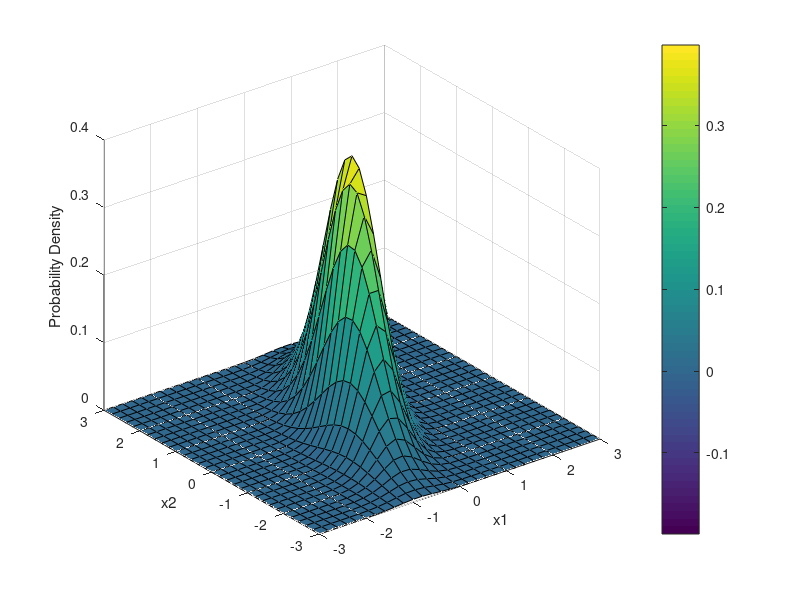

Write the MATLAB code that produced this figure. (Note: this script raises an error after producing the figure.)
%% Markov Chain Monte Carlo methods
%% Standard import statements
addpath('../');

%% Preliminary experiments

mu = [0 0];
Sigma = [.25 .3; .3 1];
x1 = -3:.2:3; x2 = -3:.2:3;
[X1,X2] = meshgrid(x1,x2);
F = mvnpdf([X1(:) X2(:)],mu,Sigma);
F = reshape(F,length(x2),length(x1));

figure(1);
surf(x1,x2,F);
caxis([min(F(:))-.5*range(F(:)),max(F(:))]);
axis([-3 3 -3 3 0 .4])
xlabel('x1'); ylabel('x2'); zlabel('Probability Density');
colorbar;

%% Gibbs sampling - special case of Metropolis-Hastings
% Strong dependencies between successive samples.

% Check that the Sigma matrix is psd
all(eig(Sigma) > 0)

% Generate first sample
x0 = mvnrnd(mu, Sigma);

% Define number of iterations
n_iter = 1000000

x = {x0}
for ii=1:n_iter
    % Generate sample x1 from p(x1|x2=a)
    sample_x1 = gaussian_conditional_sample(mu, Sigma, 1, 2, x{ii}(2));
    % Generate sample x2 from p(x2|x1=a)
    sample_x2 = gaussian_conditional_sample(mu, Sigma, 2, 2, x{ii}(1));
    % Store samples
    x{ii+1} = [sample_x1, sample_x2];
end

% Extracting the several dimensions
x1_samples = ones(1, length(x)); % pre-allocation
for ii=1:length(x)
    x1_samples(1,ii) = x{ii}(1);
end 

x2_samples = ones(1, length(x)); % pre-allocation
for ii=1:length(x)
    x2_samples(1,ii) = x{ii}(2);
end 

% Create concatenated matrux for plotting
concat_mat = cat(1,x1_samples, x2_samples).';

% Plotting
figure(2)
hist3(concat_mat, 'Nbins', [40, 40], 'FaceColor', [100 149 237]/255) %, 'FaceAlpha', 0.5)
title('Histogram of generated samples')
xlabel('x1'); ylabel('x2'); zlabel('Absolute frequency');

%% Gibbs sampling for > 3 dimensions

% Create new multivariate Gaussian
mu = [0 0 0];

% CHALLENGE: how to generate large psd matrices?
% https://math.stackexchange.com/questions/2624199/how-to-generate-a-large-psd-matrix-a-in-mathbbrn-times-n-where-math
v = [.25 .3 2 7 .6 .2;.67 .43 3 8 .6 .1;1 .7 1 2 .7 .2]
Sigma = v*v'
% Sigma = [.25 .3 2; .3 1 .1; 2 .1 5];
x1 = -3:.2:3; x2 = -3:.2:3; x3 = -3:.2:3

% Check that the Sigma matrix is psd
all(eig(Sigma) > 0)

% Generate first sample
x0 = mvnrnd(mu, Sigma);




